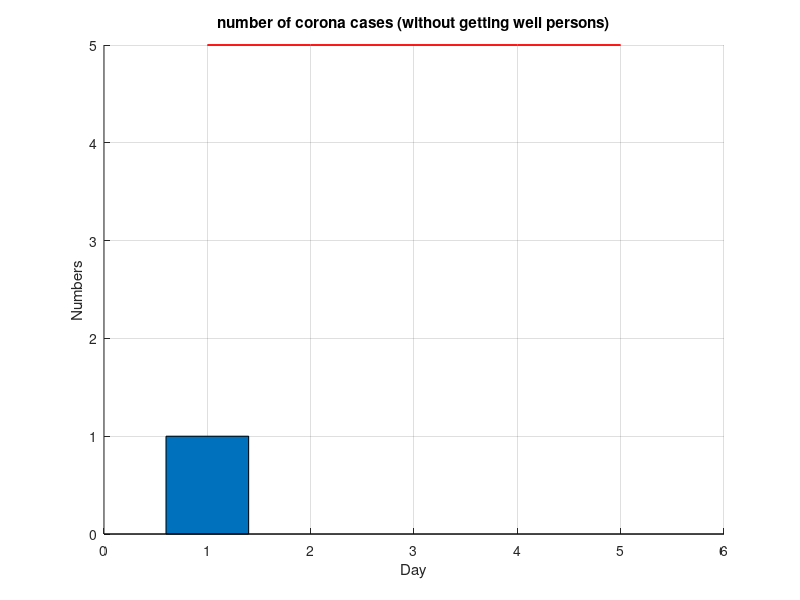
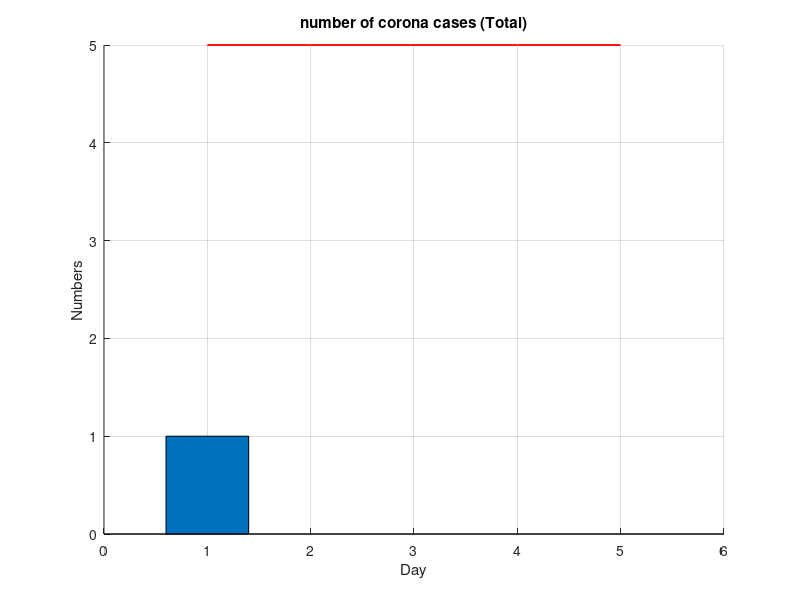
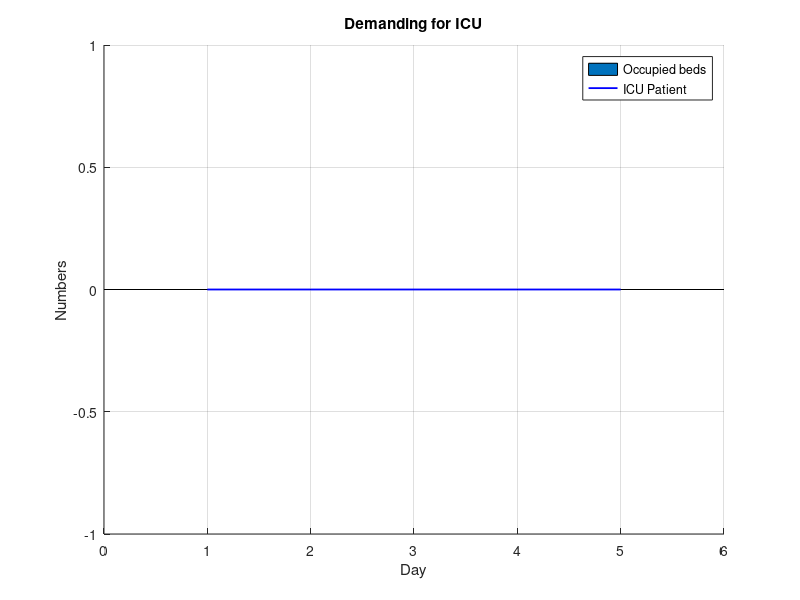
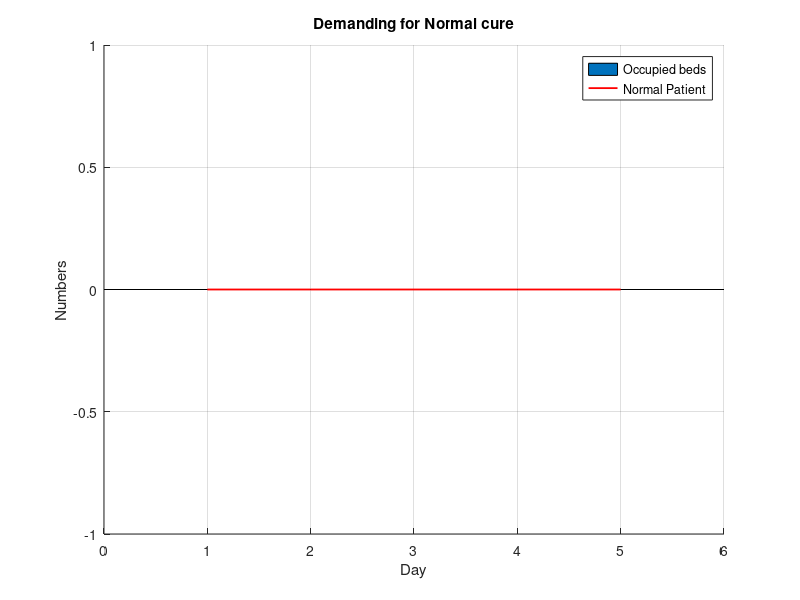

The MATLAB script that drew these images, in order:
clc
clear
close all

%Initialization
T=input('How many days do you want to simulate? :   ');
population=input('How many people do you want to simulate? :   ');
Sportarea=input('How many Hospital beds do you want for the extra situation (Sport Area)? :   ');
Mosalla=input('How many Hospital beds do you want for emergency situation (Mosalla!)? :   ');
SportareaGen = floor(Sportarea*0.9);
MosallaGen = floor(Mosalla*0.9);
SportareaICU = Sportarea - floor(Sportarea*0.9);
MosallaICU = Mosalla - floor(Mosalla*0.9);

% SportareaGen = 4500;
% MosallaGen = 9000;
% SportareaICU = 500;
% MosallaICU = 1000;
% T = 45;
% population = 400000;

lowerbound = 1;
upperbound = population;
Sportareamatrix = zeros(T,2);
Sportareamatrix(:,1) = 1:T;
Mosallamatrix = zeros(T,2);
Mosallamatrix(:,1) = 1:T;
patientmatrix = zeros(population,7);
patientmatrix(:,1) = 1:population;
patientmatrix(1:4,2) = 1;
patientmatrix(1:4,3) = 1;
patientmatrix(1:4,5) = 1;
demandGenmatrix = zeros(T,2);
demandGenmatrix(:,1) = 1:T;
demandICUmatrix = zeros(T,2);
demandICUmatrix(:,1) = 1:T;
percworkGenmatrix = zeros(T,3);
percworkGenmatrix(:,1) = 1:T;
percworkICUmatrix = zeros(T,3);
percworkICUmatrix(:,1) = 1:T;
meanwaitGenmatrix = zeros(T,4);
meanwaitGenmatrix(:,1) = 1:T;
meanwaitICUmatrix = zeros(T,4);
meanwaitICUmatrix(:,1) = 1:T;
poscoronamatrix = zeros(T,2);
poscoronamatrix(:,1) = 1:T;
hoscoronamatrix = zeros(T,2);
hoscoronamatrix(:,1) = 1:T;
negcoronamatrix = zeros(T,2);
negcoronamatrix(:,1) = 1:T;
hospitalmatirx(:,1) = 1:T;
numcorperdaymatrix = zeros(T,2);
numcorperdaymatrix(:,1) = 1:T;
numqueueGenperdaymatrix = zeros(T,2);
numqueueGenperdaymatrix(:,1) = 1:T;
numqueueICUperdaymatrix = zeros(T,2);
numqueueICUperdaymatrix(:,1) = 1:T;
queueICUmatrix = [];
queueGenmatrix = [];
numgetwellmatrix = zeros(T,2);
numgetwellmatrix(:,1) = 1:T;
numgetwellsummatrix = zeros(T,2);
numgetwellsummatrix(:,1) = 1:T;
hospGenmatrix = zeros(450+SportareaGen+MosallaGen,3);
hospGenmatrix(:,1) = 1:(450+SportareaGen+MosallaGen);
hospICUmatrix = zeros(50+SportareaICU+MosallaICU,3);
hospICUmatrix(:,1) = 1:(50+SportareaICU+MosallaICU);
acceptGenmatrix = zeros(T,2);
acceptGenmatrix(:,1) = 1:T;
acceptICUmatrix = zeros(T,2);
acceptICUmatrix(:,1) = 1:T;
totalcorona = zeros(T,2);
totalcorona(:,1) = 1:T;
TH = 45;
Tnow = 0;
counterDay = 0;
tic
for Tnow = 0:T
    fprintf('%d th Days \n\n',Tnow);
    if counterDay ~= 0
        counter = 0;
        for i = 1:length(hospGenmatrix)
            if hospGenmatrix(i,2) == 1
                counter = counter + 1;
            end
        end
        percworkGenmatrix(counterDay,2) = counter;
        
        counter = 0;
        for i = 1:length(hospICUmatrix)
            if hospICUmatrix(i,2) == 1
                counter = counter + 1;
            end
        end
        percworkICUmatrix(counterDay,2) = counter;
    end
    %part 1 (Occurrence of recovery from the virus in the community)
    if counterDay ~= 0
        meanwaitGenmatrix(counterDay,4) = meanwaitGenmatrix(counterDay,2)/meanwaitGenmatrix(counterDay,3);
        meanwaitICUmatrix(counterDay,4) = meanwaitICUmatrix(counterDay,2)/meanwaitICUmatrix(counterDay,3);
        numqueueGenperdaymatrix(counterDay,2) = length(queueGenmatrix);
        numqueueICUperdaymatrix(counterDay,2) = length(queueICUmatrix);
    end
    if Tnow ~= T
        counterDay = counterDay + 1;
    end
    if counterDay ~= 0
        counter = 0;
        for i = lowerbound:upperbound
            if (patientmatrix(i,4) == counterDay) && (patientmatrix(i,5) == 1)
                counter = counter + 1;
                patientmatrix(i,2:3) = 1081;
            end
            numgetwellmatrix(counterDay,2) = counter;
        end
    end
    %part 1 (Occurrence of recovery from the virus in the community)
    
    %part 2 (The occurrence of the virus in the community)
    counter = 0;
    Ncorona = 0;
    Ncornew = 0;
    N_80 = 0;
    
    for i = lowerbound:upperbound
        if (patientmatrix(i,2) == 1) & (patientmatrix(i,7) <= 5)
             randd = randi(3);
             Ncornew = Ncornew + randd;
             patientmatrix(i,7) = patientmatrix(i,7) + randd;
             Ncorona = Ncorona + 1;
        end
    end
    
    for i = lowerbound:upperbound
        if (patientmatrix(i,2) == 1) & (patientmatrix(i,6) < counterDay) & (patientmatrix(i,7) <= 5) & ((patientmatrix(i,5) == 2) | (patientmatrix(i,5) == 3))
            randd = randi(3);
            Ncornew = Ncornew + randd;
            patientmatrix(i,7) = patientmatrix(i,7) + randd;
            Ncorona = Ncorona + 1;
        end
    end
    %Implement restrictive policies
    perc = 0.5;
    if counterDay>1
        if (sum(poscoronamatrix(1:counterDay,2)) > 1)
            perc = 0.4;
        end
        if (sum(poscoronamatrix(1:counterDay,2)) > 20)
            perc = 0.3;
        end
        if (sum(poscoronamatrix(1:counterDay,2)) > 50)
            perc = 0.2;
        end
        if (sum(poscoronamatrix(1:counterDay,2)) > 100)
            perc = 0.1;
        end
    end
    Ncornew = ceil(Ncornew*perc);
%    Implement restrictive policies
    
    %disp(Ncornew);
    
    if Ncornew>population
        Ncornew = population;
    end
    counter = 0;
    for j = 1:Ncornew
        randd = randi(population);
        if (patientmatrix(randd,2) == 0) & (patientmatrix(randd,3) == 0) & (counter ~= Ncornew)
            patientmatrix(randd,2) = 1;
            patientmatrix(randd,3) = counterDay;
            counter = counter + 1;
        end
    end
    %disp(counter);
    numcorperdaymatrix(counterDay,2) = counter;
    
    counter = 0;
    N_80 = floor(Ncornew*0.8);
    N_15 = floor((Ncornew - floor(Ncornew*0.8))*0.75);
    
    for i = lowerbound:upperbound
        if (patientmatrix(i,2) == 1) & (patientmatrix(i,3) == counterDay) & (counter ~= N_80)
            patientmatrix(i,4) = patientmatrix(i,3) + (randi(8) + 6);
            patientmatrix(i,5) = 1;
            counter = counter + 1;
        end
    end
    counter = 0;
    randd = 0;
    for i = lowerbound:upperbound
        if (patientmatrix(i,2) == 1) & (patientmatrix(i,3) == counterDay) & (patientmatrix(i,4) == 0) & (counter ~= N_15)
            randd =(randi(4) + 6);
            patientmatrix(i,4) = patientmatrix(i,3) + randd;
            patientmatrix(i,5) = 2;
            patientmatrix(i,6) = patientmatrix(i,3) + randd;
            counter = counter + 1;
        end
    end
    
    counter = 0;
    randd = 0;
    for i = lowerbound:upperbound
        if (patientmatrix(i,2) == 1) & (patientmatrix(i,3) == counterDay) & (patientmatrix(i,4) == 0)
            randd =(randi(4) + 6);
            patientmatrix(i,4) = patientmatrix(i,3) + randd;
            patientmatrix(i,5) = 3;
            patientmatrix(i,6) = patientmatrix(i,3) + randd;
            counter = counter + 1;
        end
    end
    
    counter = 0;
    for i = lowerbound:upperbound
        if (patientmatrix(i,6) == counterDay) & (patientmatrix(i,5) == 2)
            counter = counter + 1;
            queueGenmatrix = [queueGenmatrix;length(queueGenmatrix)+1,Tnow];
            patientmatrix(i,2:3) = 1082;
        end
    end
    %demandGenmatrix(counterDay,2) = counter;
    
    counter = 0;
    for i = lowerbound:upperbound
        if (patientmatrix(i,6) == counterDay) & (patientmatrix(i,5) == 3)
            counter = counter + 1;
            queueICUmatrix = [queueICUmatrix;length(queueICUmatrix)+1,Tnow];
            patientmatrix(i,2:3) = 1082;
        end
    end
    %part 2 (The occurrence of the virus in the community)
     
    %Part 3 (The occurrence of the return from hospital)
    randd = 0;
    if Tnow ~= 0
        for i = 1:length(hospGenmatrix)
            if hospGenmatrix(i,3) == counterDay
                hospGenmatrix(i,3) = 1081;
                hospGenmatrix(i,2) = 0;
                randd = randi(10);
                if randd <= 9
                    poscoronamatrix(counterDay,2) = poscoronamatrix(counterDay,2) + 1;
                    numgetwellmatrix(counterDay,2) = numgetwellmatrix(counterDay,2) + 1;
                else
                    negcoronamatrix(counterDay,2) = negcoronamatrix(counterDay,2) + 1;
                end
            end
        end
    end
    
    randd = 0;
    if Tnow ~= 0
        for i = 1:length(hospICUmatrix)
            if hospICUmatrix(i,3) == counterDay
                hospICUmatrix(i,3) = 1081;
                hospICUmatrix(i,2) = 0;
                randd = randi(10);
                if randd <= 5
                    poscoronamatrix(counterDay,2) = poscoronamatrix(counterDay,2) + 1;
                else
                    negcoronamatrix(counterDay,2) = negcoronamatrix(counterDay,2) + 1;
                end
            end
        end
    end
     %Part 3 (The occurrence of the return from hospital)
     
    %Part 4 (The occurrence of entering the hospital queue)
    %Normal Capacity of Hospital
    demandGenmatrix(counterDay,2) = length(queueGenmatrix);
    if length(queueGenmatrix) ~= 0
        randd = 0;
        for i = 1:(length(hospGenmatrix)-SportareaGen-MosallaGen)
            if length(queueGenmatrix) ~= 0
                if hospGenmatrix(i,2) == 0
                    meanwaitGenmatrix(counterDay,2) = meanwaitGenmatrix(counterDay,2) + (Tnow - queueGenmatrix(1,2));
                    meanwaitGenmatrix(counterDay,3) = meanwaitGenmatrix(counterDay,3) + 1;
                    queueGenmatrix = queueGenmatrix(2:end,:);
                    acceptGenmatrix(counterDay,2) = acceptGenmatrix(counterDay,2) + 1;
                    randd = (randi(12) + 2);
                    hospGenmatrix(i,3) =  randd + Tnow;
                    hospGenmatrix(i,2) = 1;
                end
            end
        end
    end
    %Extra Capacity of Hospital
    if length(queueGenmatrix) ~= 0
        randd = 0;
        for i = (1+450):(length(hospGenmatrix) - MosallaGen)
            if length(queueGenmatrix) ~= 0
                if hospGenmatrix(i,2) == 0
                    meanwaitGenmatrix(counterDay,2) = meanwaitGenmatrix(counterDay,2) + (Tnow - queueGenmatrix(1,2));
                    meanwaitGenmatrix(counterDay,3) = meanwaitGenmatrix(counterDay,3) + 1;
                    queueGenmatrix = queueGenmatrix(2:end,:);
                    acceptGenmatrix(counterDay,2) = acceptGenmatrix(counterDay,2) + 1;
                    randd = (randi(12) + 2);
                    hospGenmatrix(i,3) =  randd + Tnow;
                    hospGenmatrix(i,2) = 1;
                    Sportareamatrix(counterDay,2) = Sportareamatrix(counterDay,2) + 1;
                end
            end
        end
    end
    %Emergency Capacity of Hospital
    if length(queueGenmatrix) ~= 0
        randd = 0;
        for i = (1+450+SportareaGen):(length(hospGenmatrix))
            if length(queueGenmatrix) ~= 0
                if hospGenmatrix(i,2) == 0
                    meanwaitGenmatrix(counterDay,2) = meanwaitGenmatrix(counterDay,2) + (Tnow - queueGenmatrix(1,2));
                    meanwaitGenmatrix(counterDay,3) = meanwaitGenmatrix(counterDay,3) + 1;
                    queueGenmatrix = queueGenmatrix(2:end,:);
                    acceptGenmatrix(counterDay,2) = acceptGenmatrix(counterDay,2) + 1;
                    randd = (randi(12) + 2);
                    hospGenmatrix(i,3) =  randd + Tnow;
                    hospGenmatrix(i,2) = 1;
                    Mosallamatrix(counterDay,2) = Mosallamatrix(counterDay,2) + 1;
                end
            end
        end
    end
    demandICUmatrix(counterDay,2) = length(queueICUmatrix);
    if length(queueICUmatrix) ~= 0
        randd = 0;
        for i = 1:(length(hospICUmatrix) - SportareaICU - MosallaICU)
            if length(queueICUmatrix) ~= 0
                if hospICUmatrix(i,2) == 0
                    meanwaitICUmatrix(counterDay,2) = meanwaitICUmatrix(counterDay,2) + (Tnow - queueICUmatrix(1,2));
                    meanwaitICUmatrix(counterDay,3) = meanwaitICUmatrix(counterDay,3) + 1;
                    queueICUmatrix = queueICUmatrix(2:end,:);
                    acceptICUmatrix(counterDay,2) = acceptICUmatrix(counterDay,2) + 1;
                    randd = (randi(8) + 6);
                    hospICUmatrix(i,3) =  randd + Tnow;
                    hospICUmatrix(i,2) = 1;
                end
            end
        end
    end
    
    if length(queueICUmatrix) ~= 0
        randd = 0;
        for i = (1+50):(length(hospICUmatrix) - MosallaICU)
            if length(queueICUmatrix) ~= 0
                if hospICUmatrix(i,2) == 0
                    meanwaitICUmatrix(counterDay,2) = meanwaitICUmatrix(counterDay,2) + (Tnow - queueICUmatrix(1,2));
                    meanwaitICUmatrix(counterDay,3) = meanwaitICUmatrix(counterDay,3) + 1;
                    queueICUmatrix = queueICUmatrix(2:end,:);
                    acceptICUmatrix(counterDay,2) = acceptICUmatrix(counterDay,2) + 1;
                    randd = (randi(8) + 6);
                    hospICUmatrix(i,3) =  randd + Tnow;
                    hospICUmatrix(i,2) = 1;
                    Sportareamatrix(counterDay,2) = Sportareamatrix(counterDay,2) + 1;
                end
            end
        end
    end
    
    if length(queueICUmatrix) ~= 0
        randd = 0;
        for i = (1 + 50 + SportareaICU):length(hospICUmatrix)
            if length(queueICUmatrix) ~= 0
                if hospICUmatrix(i,2) == 0
                    meanwaitICUmatrix(counterDay,2) = meanwaitICUmatrix(counterDay,2) + (Tnow - queueICUmatrix(1,2));
                    meanwaitICUmatrix(counterDay,3) = meanwaitICUmatrix(counterDay,3) + 1;
                    queueICUmatrix = queueICUmatrix(2:end,:);
                    acceptICUmatrix(counterDay,2) = acceptICUmatrix(counterDay,2) + 1;
                    randd = (randi(8) + 6);
                    hospICUmatrix(i,3) =  randd + Tnow;
                    hospICUmatrix(i,2) = 1;
                    Mosallamatrix(counterDay,2) = Mosallamatrix(counterDay,2) + 1;
                end
            end
        end
    end
    %Part 4 (The occurrence of entering the hospital queue)
end

for i = 1 : length(numcorperdaymatrix)
    totalcorona(i,2) = sum(numcorperdaymatrix(1:i,2))+4;
end

figure
hold on
bar(numcorperdaymatrix(:,1),numcorperdaymatrix(:,2));
plot(totalcorona(:,1),totalcorona(:,2),'r-','LineWidth',1.3);
title('number of corona cases (without getting well persons)');
xlabel('Day')
ylabel('Numbers')
grid on
hold off

for i = 1 : length(numcorperdaymatrix)
    numgetwellsummatrix(i,2) = sum(numgetwellmatrix(1:i,2));
end
toc
figure
hold on
bar(numcorperdaymatrix(:,1),numcorperdaymatrix(:,2));
plot(totalcorona(:,1),totalcorona(:,2)-numgetwellsummatrix(:,2),'r-','LineWidth',1.3);
title('number of corona cases (Total)');
xlabel('Day')
ylabel('Numbers')
grid on
hold off

figure
hold on
bar(percworkICUmatrix(:,1),percworkICUmatrix(:,2));
plot(demandICUmatrix(:,1),demandICUmatrix(:,2),'b-','LineWidth',1.3);
legend('Occupied beds','ICU Patient');
title('Demanding for ICU');
xlabel('Day')
ylabel('Numbers')
grid on
hold off

figure
hold on
bar(percworkGenmatrix(:,1),percworkGenmatrix(:,2));
plot(demandGenmatrix(:,1),demandGenmatrix(:,2),'r-','LineWidth',1.3);
%plot(demandICUmatrix(:,1),demandICUmatrix(:,2),'b-','LineWidth',1.3);
legend('Occupied beds','Normal Patient');
title('Demanding for Normal cure');
xlabel('Day')
ylabel('Numbers')
grid on
hold off

figure
hold on
%bar(percworkGenmatrix(:,1),percworkGenmatrix(:,2));
plot(demandGenmatrix(:,1),demandGenmatrix(:,2),'r-','LineWidth',1.3);
plot(demandICUmatrix(:,1),demandICUmatrix(:,2),'b-','LineWidth',1.3);
legend('Normal Patient','ICU Patient');
title('Demanding for cure');
xlabel('Day')
ylabel('Numbers')
grid on
hold off

figure
hold on
subplot(2,1,1);plot(Sportareamatrix(:,1),Sportareamatrix(:,2),'r-','LineWidth',1.3);
title('Sport Area Demanding');
xlabel('Day')
ylabel('Numbers')
grid on
subplot(2,1,2);plot(Mosallamatrix(:,1),Mosallamatrix(:,2),'b-','LineWidth',1.3);
title('Mosalla Demanding');
xlabel('Day')
ylabel('Numbers')
grid on
hold off

figure
hold on
plot(poscoronamatrix(:,1),poscoronamatrix(:,2),'b-','LineWidth',1.3);
plot(negcoronamatrix(:,1),negcoronamatrix(:,2),'r-','LineWidth',1.3);
legend('Alive','Died');
title('Alive and Died persons after curing');
xlabel('Day')
ylabel('Numbers')
grid on

figure
subplot(1,2,1);
hold on
bar(meanwaitGenmatrix(:,1),meanwaitGenmatrix(:,4));
plot(meanwaitGenmatrix(:,1),meanwaitGenmatrix(:,4),'r-','LineWidth',1.5);
title('Meantime Normal queue per day');
xlabel('Day')
ylabel('Mean time')
grid on
hold off

subplot(1,2,2);
hold on
bar(meanwaitICUmatrix(:,1),meanwaitICUmatrix(:,4));
plot(meanwaitICUmatrix(:,1),meanwaitICUmatrix(:,4),'r-','LineWidth',1.5);
title('Meantime ICU queue per day');
xlabel('Day')
ylabel('Mean time')
grid on
hold off























